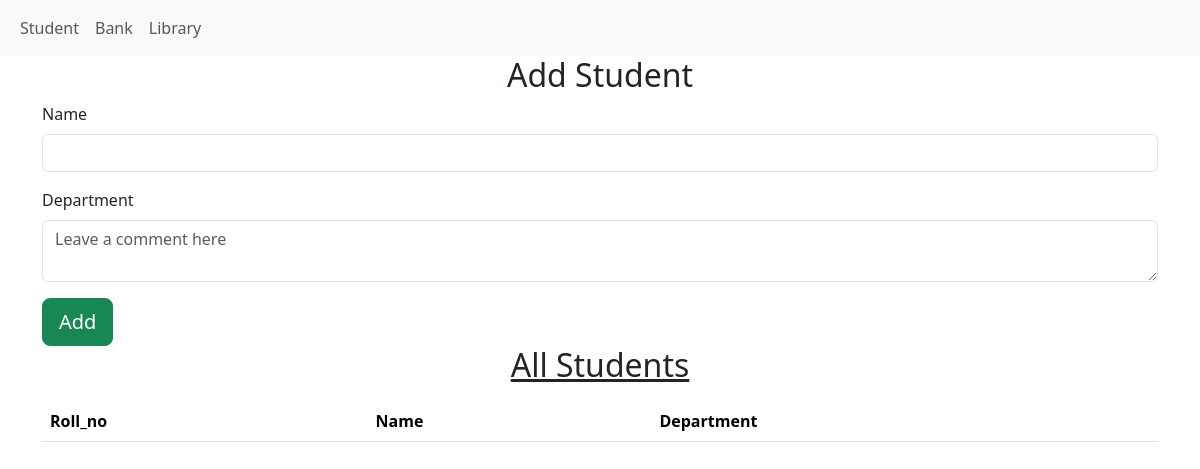
Before: / with the older database file.
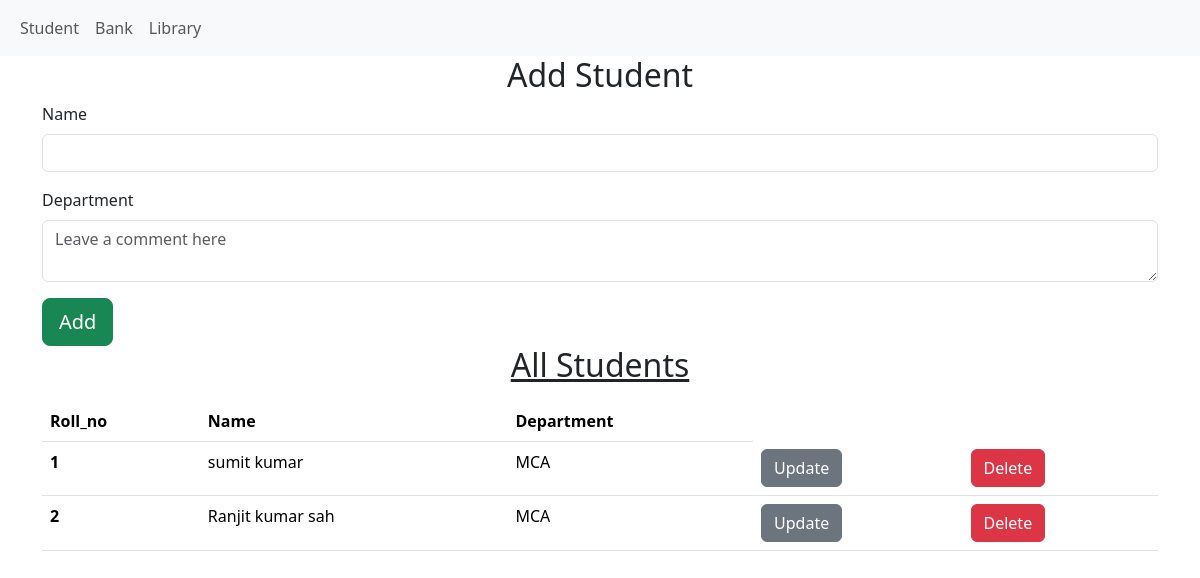
After: the same page with the newer database file.
### app.py (models this page shows)
class student(db.Model):
    roll_No = db.Column(db.Integer, primary_key=True)
    name = db.Column(db.String(20), nullable=False)
    department = db.Column(db.String(20), nullable=False)

### app.py (the view)
@app.route('/', methods=['GET', 'POST'])
def home():
    if request.method == 'POST':
        name = request.form.get('Name')
        department = request.form.get('Department')
        newStudent = student(name=name, department=department)
        db.session.add(newStudent)
        db.session.commit()
        return redirect('/')
    else:
        students = student.query.all()
        return render_template('home.html', students=students)

### templates/home.html (shortened to what this page needs)
{% extends 'parent.html' %}
{% block main %}
<main>
    <h2 class="text-center">Add Student</h2>
    <div class="container">
        <form action="/" method="post">
            <div class="mb-3">
                <label for="Name" class="form-label">Name</label>
                <input type="Text" class="form-control" id="Name" name="Name">
            </div>
            <div class="mb-3">
                <label for="Department" class="form-label">Department</label><br>
                <textarea name="Department" class="form-control" placeholder="Leave a comment here"
                    id="Department"></textarea>
            </div>
            <button type="submit" class="btn btn-success btn-lg">Add</button>
        </form>
    </div>
    <u>
        <h2 class="text-center">All Students</h2>
    </u>
    <div class="container List my-3">
        <table class="table">
            <thead>
                <tr>
                    <th scope="col">Roll_no</th>
                    <th scope="col">Name</th>
                    <th scope="col">Department</th>
                </tr>
            </thead>
            <tbody>
                {% for student in students %}
                <tr>
                    <th scope="row">{{student.roll_No}}</th>
                    <td>{{student.name}}</td>
                    <td>{{student.department}}</td>
                    <td><a href="/update?sno={{student.roll_No}}" class="btn btn-secondary">Update</a> </td>
                    <td><a href="/delete?sno={{student.roll_No}}" class="btn btn-danger">Delete</a></td>
                </tr>
                {% endfor %}
            </tbody>
        </table>
    </div>
</main>
{% endblock main %}

### templates/parent.html (shortened to what this page needs)
<!DOCTYPE html>
<html lang="en">
<head>
    <link href="https://cdn.jsdelivr.net/npm/bootstrap@5.3.3/dist/css/bootstrap.min.css" rel="stylesheet"
>
</head>
<body>
    <header>
        <nav class="navbar navbar-expand-lg navbar-light bg-light">
            <div class="container-fluid">
                <div class="collapse navbar-collapse" id="navbarSupportedContent">
                    <ul class="navbar-nav me-auto mb-2 mb-lg-0">
                        <li class="nav-item">
                            <a class="nav-link" href="/">Student</a>
                        </li>
                        <li class="nav-item">
                            <a class="nav-link" href="/bank">Bank</a>
                        </li>
                        <li class="nav-item">
                            <a class="nav-link" href="/library">Library</a>
                        </li>
                    </ul>
                </div>
            </div>
        </nav>
    </header>
    {% block main %}
    {% endblock main %}
</body>
</html>

Changed rows visible on the page:
added student: roll_No "1", name "sumit kumar", department "MCA"
added student: roll_No "2", name "Ranjit kumar sah", department "MCA"
